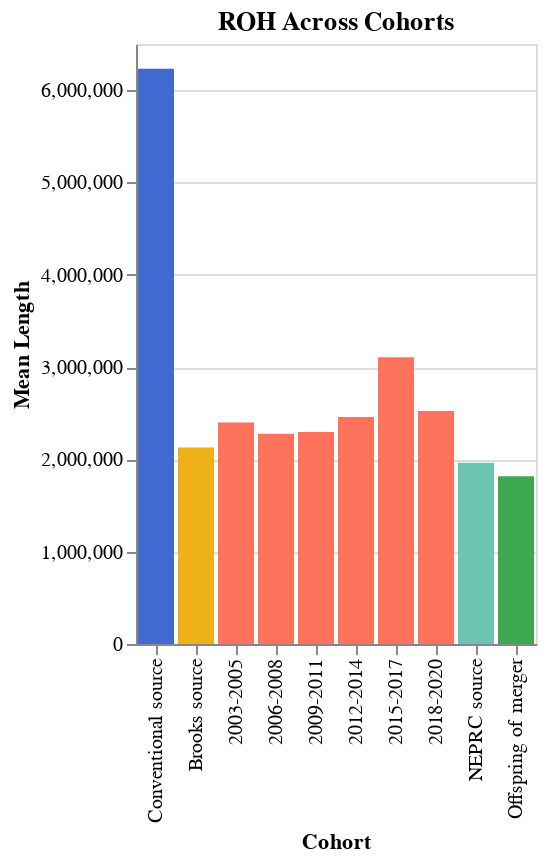

Write notebook code for a chart like this one.
### Code cell
# Plot ROH lengths by group

mean_roh_df = roh_df.group_by("Interval", "color_idx").agg(pl.mean("length"))
# # Index populations so that year ranges have their own color
# ).with_columns(
#     pl.col("Interval").cast(pl.Enum(
#         colors["Cohort"]
#     )),
# ).with_row_index("pop_idx", offset=1).with_columns(
#     # Find which are year ranges
#     is_year = pl.col("Interval").cast(pl.String).str.contains("-").not_().cast(pl.Int8)
# ).with_columns(
#     # Set the index of year ranges to 0
#     pl.col("pop_idx").mul("is_year")
# ).drop("is_year").sort("Interval").group_by(
#     # Create color index
#     "pop_idx", maintain_order=True
# ).agg('*').with_row_index("color_idx").drop("pop_idx"
# ).explode("Interval", "length")

mean_roh_df




alt.Chart(mean_roh_df).mark_bar().encode(
    alt.X("Interval", title="Cohort"),
    alt.Y("length", title="Mean Length"),
    alt.Color("Interval:N", title=None, legend=None).scale(
        domain = list(colors["Cohort"]),
        range = list(colors["Color"])
    ),
).properties(
    title="ROH Across Cohorts"
)#.save("/master/abagwell/figures/roh/U42_WES.common_between_founding_cohorts2.mean_roh.min1Mb.html")

### Figure 1 — Vega-Lite specification as saved in the notebook (floating-point values rounded to 4 significant figures)
{"config": {"view": {"continuousWidth": 300, "continuousHeight": 300}}, "data": {"name": "data-5df551197bac186c42a2acdb4a2ae0af"}, "mark": {"type": "bar"}, "encoding": {"color": {"field": "Interval", "legend": null, "scale": {"domain": ["Conventional source", "Brooks source", "2003-2005", "2006-2008", "2009-2011", "2012-2014", "2015-2017", "2018-2020", "NEPRC source", "Offspring of merger"], "range": ["#4269d0", "#efb118", "#ff725c", "#ff725c", "#ff725c", "#ff725c", "#ff725c", "#ff725c", "#6cc5b0", "#3ca951"]}, "title": null, "type": "nominal"}, "x": {"field": "Interval", "sort": ["Conventional source", "Brooks source", "2003-2005", "2006-2008", "2009-2011", "2012-2014", "2015-2017", "2018-2020", "NEPRC source", "Offspring of merger"], "title": "Cohort", "type": "ordinal"}, "y": {"field": "length", "title": "Mean Length", "type": "quantitative"}}, "title": "ROH Across Cohorts", "$schema": "https://vega.github.io/schema/vega-lite/v5.20.1.json", "datasets": {"data-5df551197bac186c42a2acdb4a2ae0af": [{"Interval": "2012-2014", "color_idx": 2, "length": 2460000.0}, {"Interval": "NEPRC source", "color_idx": 3, "length": 1964000.0}, {"Interval": "Brooks source", "color_idx": 1, "length": 2130000.0}, {"Interval": "Conventional source", "color_idx": 0, "length": 6231000.0}, {"Interval": "2015-2017", "color_idx": 2, "length": 3107000.0}, {"Interval": "2003-2005", "color_idx": 2, "length": 2399000.0}, {"Interval": "Offspring of merger", "color_idx": 4, "length": 1818000.0}, {"Interval": "2006-2008", "color_idx": 2, "length": 2279000.0}, {"Interval": "2018-2020", "color_idx": 2, "length": 2524000.0}, {"Interval": "2009-2011", "color_idx": 2, "length": 2295000.0}]}}
